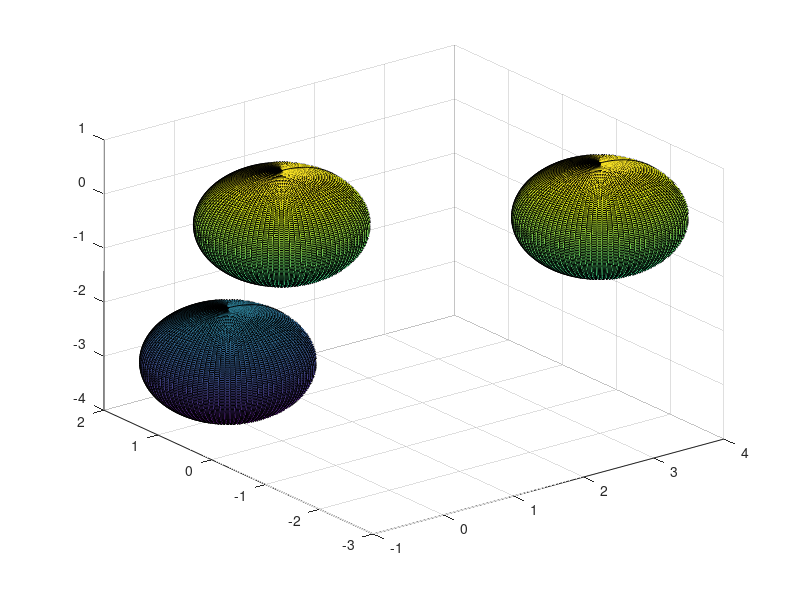

The MATLAB script that drew this image:
[x,y,z] = sphere(100);
figure
surf(x,y,z)

hold on 
surf(x+3,y-2,z) % centered at (3,-2,0) 
surf(x,y+1,z-3) % centered at (0,1,-3)